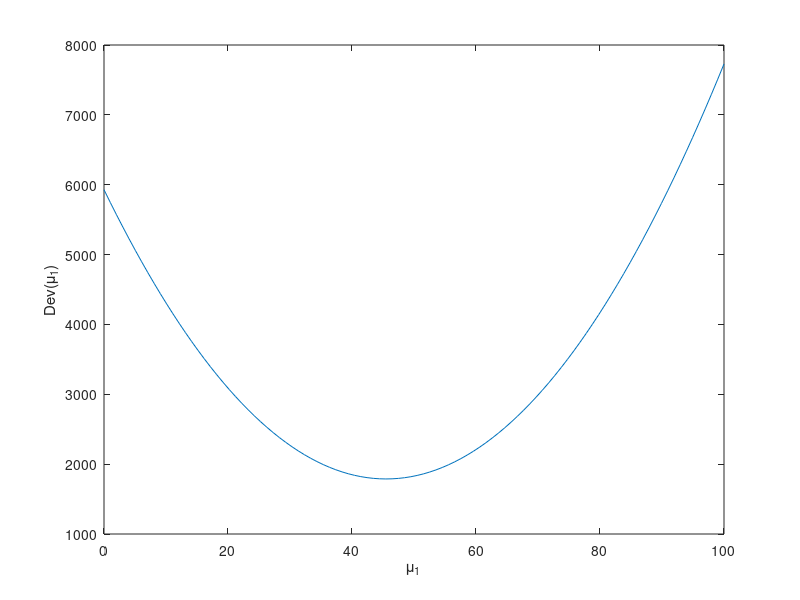
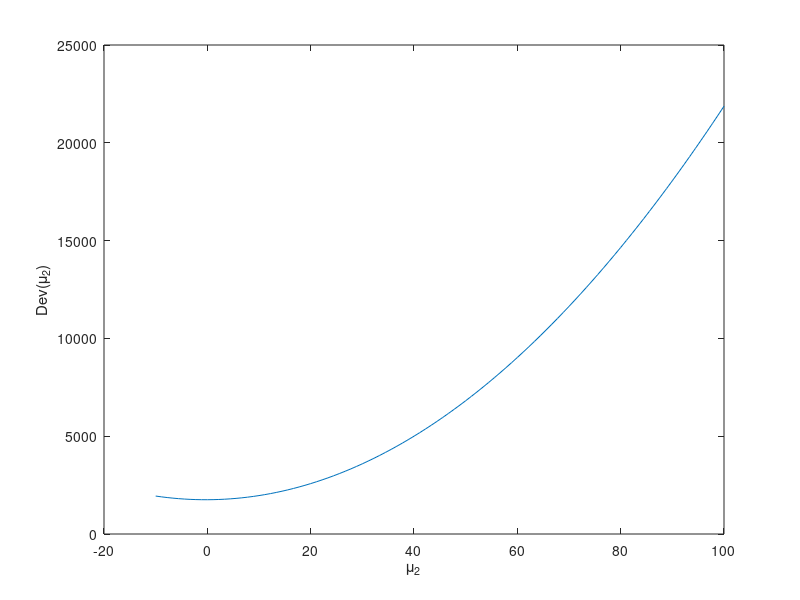
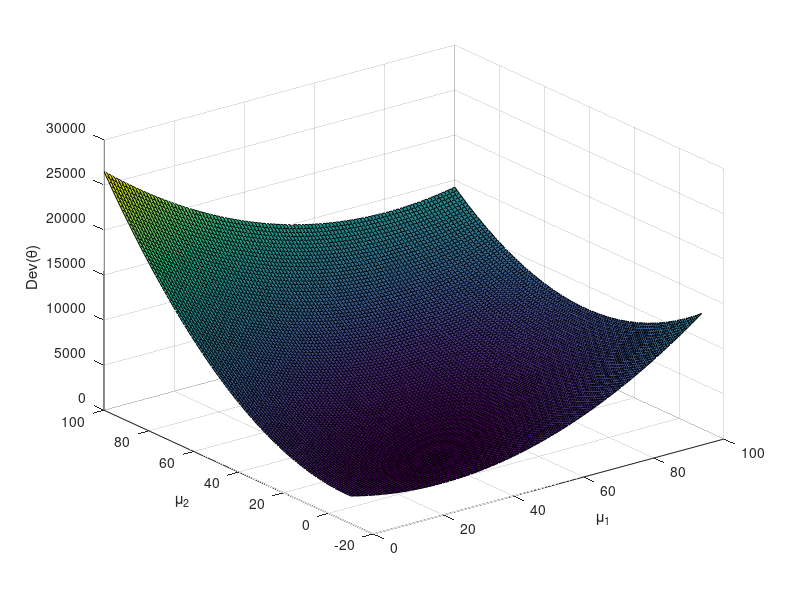

The MATLAB source for these figures, in order:
%% Set parameter values 

x1 = 15.6
x2 = 29.3
x3 = 45.8
mu_1_mle = 15.9
mu_2_mle = 29.6

%% Plot partial Dev(mu_1)

profile_dev_mu_1 = @(mu_1) (x1 - mu_1).^2 +  (x2 - mu_2_mle)^2 + (x3 - (mu_1 - mu_2_mle)).^2
mu_1 =  linspace(0,100,100)

figure
plot(mu_1, profile_dev_mu_1(mu_1))
xlabel('\mu_1')
ylabel('Dev(\mu_1)')

%% Plot partial Dev(mu_2)

profile_dev_mu_2 = @(mu_2) (x1 - mu_1_mle).^2 +  (x2 - mu_2).^2 + (x3 - (mu_1_mle - mu_2)).^2
mu_2 =  linspace(-10,100,100)

figure
plot(mu_2, profile_dev_mu_2(mu_2))
xlabel('\mu_2')
ylabel('Dev(\mu_2)')

%% Plot Dev(theta) = Dev(mu_1, mu_2)

[mu_1,mu_2] = meshgrid(0:1:100, -10:1:100);
Z = (x1 - mu_1).^2  +  (x2 - mu_2).^2 + (x3 - (mu_1 - mu_2)).^2
figure
surf(mu_1,mu_2,Z)
xlabel('\mu_1')
ylabel('\mu_2')
zlabel('Dev(\theta)')


